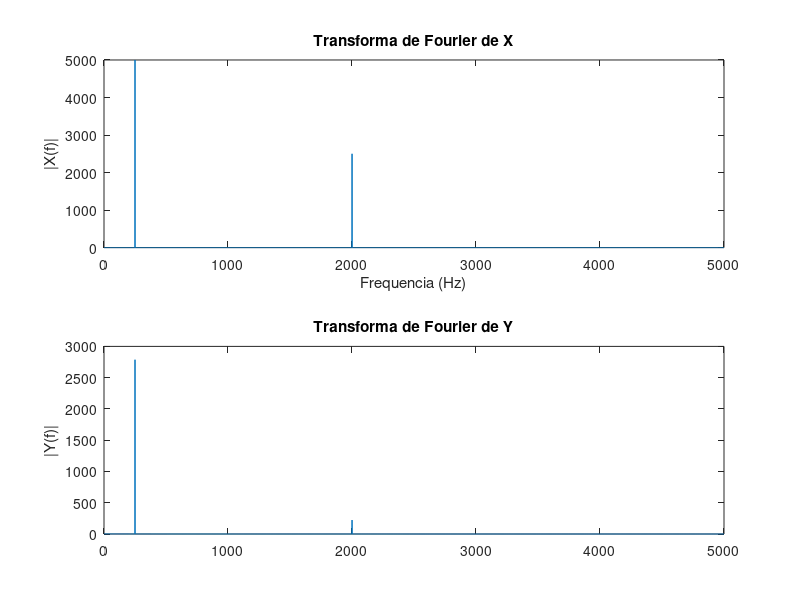

Source code (MATLAB):

close all
clear 
clc 

alfa = 0.1;
y_ant = 0;
N = 10000;
f1 = 1/40;
A1 = 1;
f2 = 1/5;
A2 = 0.5;
fs = 10e3;
t = 0:N-1;

x = A1*cos(2*pi*t*f1) + A2 * sin(2*pi*t*f2);
y = linspace(1, N);


for i=1:N
    y(i) = alfa*x(i) + (1-alfa)*y_ant;
    y_ant = y(i);
end 

figure(1);
Y = fft(x);
frequencies_y = linspace(0, fs/2, N/2);
figure(2);
subplot(2,1,1);
plot(frequencies_y, abs(Y(1:N/2)));

xlabel('Frequencia (Hz)');
ylabel('|X(f)|');

title('Transforma de Fourier de X');

hold OFF

a = 1;
b = [alfa (1-alfa)];
y2 = filter(b,a,x);
subplot(2, 1, 2);

Y = fft(y);
subplot(2,1,2);
plot(frequencies_y, abs(Y(1:N/2)));

ylabel('Frequencia (Hz)');
ylabel('|Y(f)|');
title('Transforma de Fourier de Y');

a = 1;
b = [alfa (1-alfa)];
y2 = filter(b,a,x);
subplot(2, 1, 2);


disp("Primeiro Som");
pause(1);
sound(x, fs);
disp("Segundo Som");
pause(1);
sound(y, fs);


audiowrite('teste.wav', y, fs, 'BitsPerSample',16);
info = audioinfo('teste.wav');
